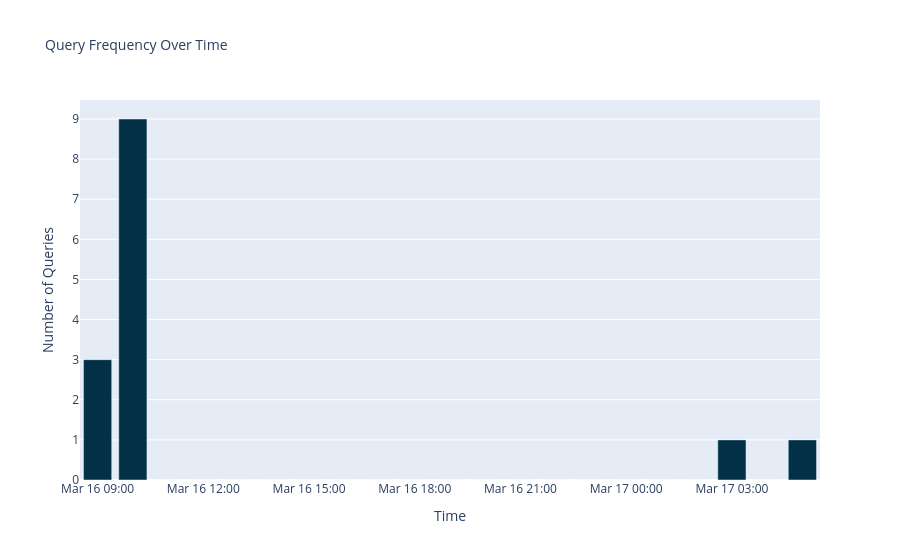

Notebook code cell kept with this figure:
### Code cell
# Analysis of query frequency over time to identify peak usage hours
resampled = df.set_index("timestamp").resample("h").size().reset_index()
resampled.columns = ["timestamp", "count"]

fig = px.bar(
    resampled,
    x="timestamp",
    y="count",
    title="Query Frequency Over Time",
    labels={"timestamp": "Time", "count": "Number of Queries"},
    color_discrete_sequence=["#023047"]
)

fig.update_layout(
    xaxis_tickformat="%b %d %H:%M",
    xaxis_title="Time",
    yaxis_title="Number of Queries",
    title_font_size=14,
)

fig.show()

peak_hour = resampled.loc[resampled["count"].idxmax(), "timestamp"]
print(f"Peak usage hour: {peak_hour}")

### Figure 1 — Plotly figure (JSON) as saved in the notebook; plotly's stock layout.template omitted (floating-point values rounded to 4 significant figures)
{"data": [{"hovertemplate": "Time=%{x}<br>Number of Queries=%{y}<extra></extra>", "legendgroup": "", "marker": {"color": "#023047", "pattern": {"shape": ""}}, "name": "", "orientation": "v", "showlegend": false, "textposition": "auto", "type": "bar", "x": ["2026-03-16T09:00:00", "2026-03-16T10:00:00", "2026-03-16T11:00:00", "2026-03-16T12:00:00", "2026-03-16T13:00:00", "2026-03-16T14:00:00", "2026-03-16T15:00:00", "2026-03-16T16:00:00", "2026-03-16T17:00:00", "2026-03-16T18:00:00", "2026-03-16T19:00:00", "2026-03-16T20:00:00", "2026-03-16T21:00:00", "2026-03-16T22:00:00", "2026-03-16T23:00:00", "2026-03-17T00:00:00", "2026-03-17T01:00:00", "2026-03-17T02:00:00", "2026-03-17T03:00:00", "2026-03-17T04:00:00", "2026-03-17T05:00:00"], "xaxis": "x", "y": [3, 9, 0, 0, 0, 0, 0, 0, 0, 0, 0, 0, 0, 0, 0, 0, 0, 0, 1, 0, 1], "yaxis": "y"}], "layout": {"barmode": "relative", "legend": {"tracegroupgap": 0}, "title": {"font": {"size": 14}, "text": "Query Frequency Over Time"}, "xaxis": {"anchor": "y", "domain": [0, 1], "tickformat": "%b %d %H:%M", "title": {"text": "Time"}}, "yaxis": {"anchor": "x", "domain": [0, 1], "title": {"text": "Number of Queries"}}}}
